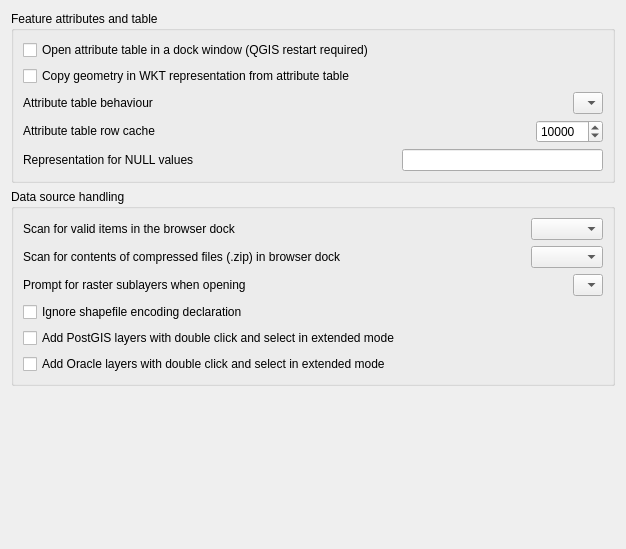
             <widget class="QWidget" name="mOptionsScrollAreaContents_11">
              <property name="geometry">
               <rect>
                <x>0</x>
                <y>0</y>
                <width>626</width>
                <height>549</height>
               </rect>
              </property>
              <layout class="QVBoxLayout" name="verticalLayout_27">
               <item>
                <widget class="QgsCollapsibleGroupBox" name="groupBox_18">
                 <property name="title">
                  <string>Feature attributes and table</string>
                 </property>
                 <layout class="QVBoxLayout" name="verticalLayout_23">
                  <item>
                   <widget class="QCheckBox" name="cbxAttributeTableDocked">
                    <property name="text">
                     <string>Open attribute table in a dock window (QGIS restart required)</string>
                    </property>
                   </widget>
                  </item>
                  <item>
                   <widget class="QCheckBox" name="cbxCopyWKTGeomFromTable">
                    <property name="text">
                     <string>Copy geometry in WKT representation from attribute table</string>
                    </property>
                   </widget>
                  </item>
                  <item>
                   <layout class="QHBoxLayout" name="horizontalLayout_5">
                    <item>
                     <widget class="QLabel" name="textLabel1_7">
                      <property name="sizePolicy">
                       <sizepolicy hsizetype="Fixed" vsizetype="Fixed">
                        <horstretch>0</horstretch>
                        <verstretch>0</verstretch>
                       </sizepolicy>
                      </property>
                      <property name="text">
                       <string>Attribute table behaviour</string>
                      </property>
                     </widget>
                    </item>
                    <item>
                     <spacer name="horizontalSpacer_4">
                      <property name="orientation">
                       <enum>Qt::Horizontal</enum>
                      </property>
                      <property name="sizeHint" stdset="0">
                       <size>
                        <width>40</width>
                        <height>20</height>
                       </size>
                      </property>
                     </spacer>
                    </item>
                    <item>
                     <widget class="QComboBox" name="cmbAttrTableBehaviour">
                      <item>
                       <property name="text">
                        <string/>
                       </property>
                      </item>
                     </widget>
                    </item>
                   </layout>
                  </item>
                  <item>
                   <layout class="QHBoxLayout" name="horizontalLayout_10">
                    <item>
                     <widget class="QLabel" name="textLabel1_12">
                      <property name="sizePolicy">
                       <sizepolicy hsizetype="Fixed" vsizetype="Fixed">
                        <horstretch>0</horstretch>
                        <verstretch>0</verstretch>
                       </sizepolicy>
                      </property>
                      <property name="text">
                       <string>Attribute table row cache</string>
                      </property>
                     </widget>
                    </item>
                    <item>
                     <spacer name="horizontalSpacer_8">
                      <property name="orientation">
                       <enum>Qt::Horizontal</enum>
                      </property>
                      <property name="sizeHint" stdset="0">
                       <size>
                        <width>40</width>
                        <height>20</height>
                       </size>
                      </property>
                     </spacer>
                    </item>
                    <item>
                     <widget class="QSpinBox" name="spinBoxAttrTableRowCache">
                      <property name="minimum">
                       <number>0</number>
                      </property>
                      <property name="maximum">
                       <number>100000</number>
                      </property>
                      <property name="singleStep">
                       <number>1000</number>
                      </property>
                      <property name="value">
                       <number>10000</number>
                      </property>
                     </widget>
                    </item>
                   </layout>
                  </item>
                  <item>
                   <layout class="QHBoxLayout" name="horizontalLayout_6">
                    <item>
                     <widget class="QLabel" name="label_14">
                      <property name="text">
                       <string>Representation for NULL values</string>
                      </property>
                     </widget>
                    </item>
                    <item>
                     <spacer name="horizontalSpacer_3">
                      <property name="orientation">
                       <enum>Qt::Horizontal</enum>
                      </property>
                      <property name="sizeHint" stdset="0">
                       <size>
                        <width>40</width>
                        <height>20</height>
                       </size>
                      </property>
                     </spacer>
                    </item>
                    <item>
                     <widget class="QLineEdit" name="leNullValue"/>
                    </item>
                   </layout>
                  </item>
                 </layout>
                </widget>
               </item>
               <item>
                <widget class="QgsCollapsibleGroupBox" name="groupBox_19">
                 <property name="title">
                  <string>Data source handling</string>
                 </property>
                 <layout class="QVBoxLayout" name="verticalLayout_24">
                  <item>
                   <layout class="QHBoxLayout" name="horizontalLayout_14">
                    <item>
                     <widget class="QLabel" name="label_30">
                      <property name="text">
                       <string>Scan for valid items in the browser dock</string>
                      </property>
                     </widget>
                    </item>
                    <item>
                     <spacer name="horizontalSpacer_12">
                      <property name="orientation">
                       <enum>Qt::Horizontal</enum>
                      </property>
                      <property name="sizeHint" stdset="0">
                       <size>
                        <width>40</width>
                        <height>20</height>
                       </size>
                      </property>
                     </spacer>
                    </item>
                    <item>
                     <widget class="QComboBox" name="cmbScanItemsInBrowser"/>
                    </item>
                   </layout>
                  </item>
                  <item>
                   <layout class="QHBoxLayout" name="horizontalLayout_13">
                    <item>
                     <widget class="QLabel" name="label_29">
                      <property name="text">
                       <string>Scan for contents of compressed files (.zip) in browser dock</string>
                      </property>
                     </widget>
                    </item>
                    <item>
                     <spacer name="horizontalSpacer_11">
                      <property name="orientation">
                       <enum>Qt::Horizontal</enum>
                      </property>
                      <property name="sizeHint" stdset="0">
                       <size>
                        <width>40</width>
                        <height>20</height>
                       </size>
                      </property>
                     </spacer>
                    </item>
                    <item>
                     <widget class="QComboBox" name="cmbScanZipInBrowser">
                      <property name="currentIndex">
                       <number>-1</number>
                      </property>
                     </widget>
                    </item>
                   </layout>
                  </item>
                  <item>
                   <layout class="QHBoxLayout" name="horizontalLayout_12">
                    <item>
                     <widget class="QLabel" name="textLabel1_13">
                      <property name="sizePolicy">
                       <sizepolicy hsizetype="Fixed" vsizetype="Fixed">
                        <horstretch>0</horstretch>
                        <verstretch>0</verstretch>
                       </sizepolicy>
                      </property>
                      <property name="text">
                       <string>Prompt for raster sublayers when opening</string>
                      </property>
                     </widget>
                    </item>
                    <item>
                     <spacer name="horizontalSpacer_10">
                      <property name="orientation">
                       <enum>Qt::Horizontal</enum>
                      </property>
                      <property name="sizeHint" stdset="0">
                       <size>
                        <width>40</width>
                        <height>20</height>
                       </size>
                      </property>
                     </spacer>
                    </item>
                    <item>
                     <widget class="QComboBox" name="cmbPromptRasterSublayers">
                      <item>
                       <property name="text">
                        <string/>
                       </property>
                      </item>
                     </widget>
                    </item>
                   </layout>
                  </item>
                  <item>
                   <widget class="QCheckBox" name="cbxIgnoreShapeEncoding">
                    <property name="toolTip">
                     <string>Disable OGR on-the-fly conversion from declared encoding to UTF-8</string>
                    </property>
                    <property name="text">
                     <string>Ignore shapefile encoding declaration</string>
                    </property>
                   </widget>
                  </item>
                  <item>
                   <widget class="QCheckBox" name="cbxAddPostgisDC">
                    <property name="text">
                     <string>Add PostGIS layers with double click and select in extended mode</string>
                    </property>
                   </widget>
                  </item>
                  <item>
                   <widget class="QCheckBox" name="cbxAddOracleDC">
                    <property name="text">
                     <string>Add Oracle layers with double click and select in extended mode</string>
                    </property>
                   </widget>
                  </item>
                 </layout>
                </widget>
               </item>
               <item>
                <spacer name="verticalSpacer_8">
                 <property name="orientation">
                  <enum>Qt::Vertical</enum>
                 </property>
                 <property name="sizeType">
                  <enum>QSizePolicy::Expanding</enum>
                 </property>
                 <property name="sizeHint" stdset="0">
                  <size>
                   <width>20</width>
                   <height>40</height>
                  </size>
                 </property>
                </spacer>
               </item>
              </layout>
             </widget>
